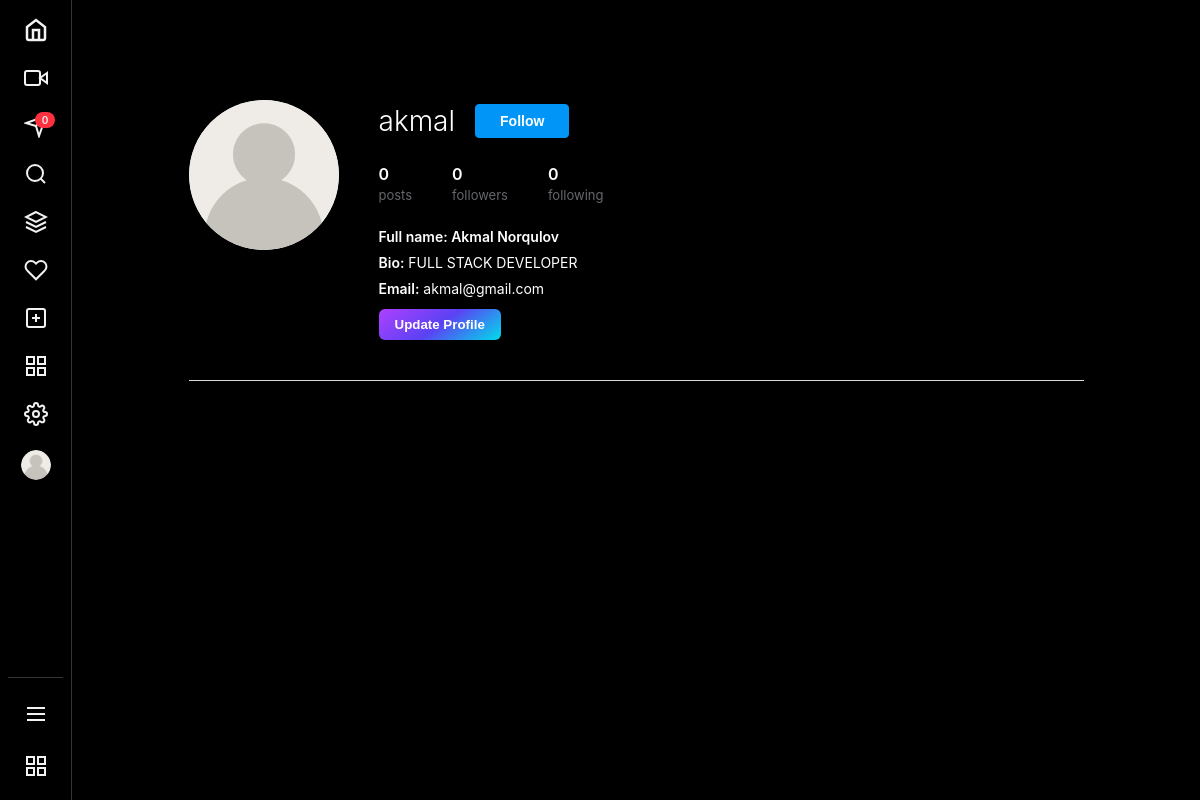
The app's page /users/profile/ (signed in), older data.
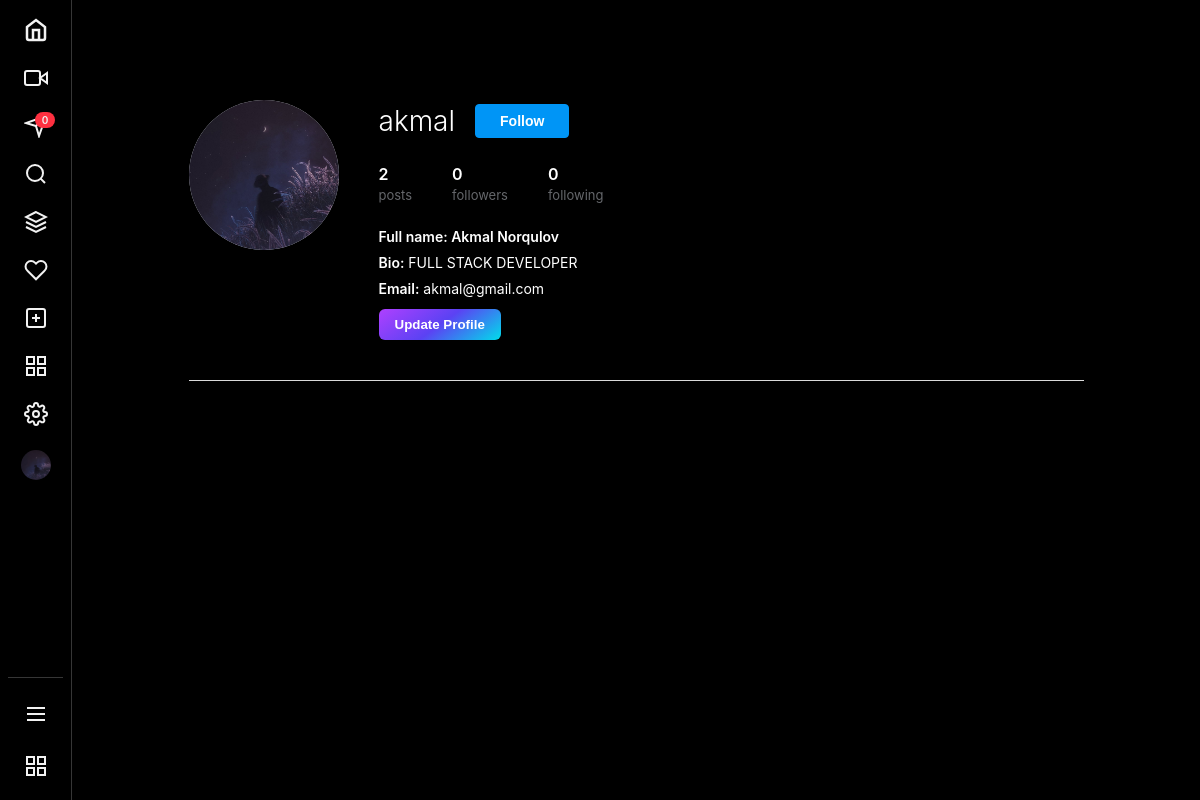
The same page, newer data.
### users/models.py (models this page shows, shortened)
class UserProfile(AbstractUser):
    bio = models.TextField(max_length=300, blank=True, null=True)
    profile_picture = models.ImageField(upload_to='profile_pictures/', blank=True, null=True, default='profile_pictures/user.png')

### users/views.py (the view)
# urls.py: path('profile/', ProfileView.as_view(), name='profile'),
@method_decorator(login_required, name='dispatch')
class ProfileView(View):
    def get(self, request):
        profile = request.user
        post_count = profile.instagram_posts.count()
        context = {
            'profile': profile,
            'post_count': post_count,
        }
        return render(request, 'users/profile.html', context)

### templates/users/profile.html (shortened to what this page needs)
{% extends 'base.html' %}
{% block content %}
<div class="profile-container">
    <div class="profile-header">
        <img src="{{ profile.profile_picture.url }}" alt="Profile Picture" class="profile-pic">
        <div class="profile-info">
            <div class="profile-header-top">
                <h1>{{ profile.username }}</h1>
                <button class="btn btn-primary">Follow</button>
            </div>
            <div class="profile-stats">
                <div class="stat">
                    <strong>{{ post_count }}</strong>
                    <span>posts</span>
                </div>
                <div class="stat">
                    <strong>0</strong>
                    <span>followers</span>
                </div>
                <div class="stat">
                    <strong>0</strong>
                    <span>following</span>
                </div>
            </div>
            <div class="profile-details">
                <p><strong>Full name: {{ profile.first_name }} {{ profile.last_name }}</strong></p>
                <p class="profile-bio">
                    <strong>Bio:</strong> {{ profile.bio }}
                </p>
                <p><strong>Email:</strong> {{ profile.email }}</p>
            </div>
            <a href="{% url 'users:profile_update' %}">
                <button class="update-btn" type="submit">
                    Update Profile
                </button>
            </a>
        </div>
    </div>
</div>
{% endblock %}

### templates/base.html (shortened to what the changed rows need)
{% load static %}
<html lang="en">
<head>
  <link rel="stylesheet" href="{% static 'css/nav-bar.css' %}">
</head>
<body>
  <div id="app">
    <nav class="sidebar">
      <ul class="sidebar-menu">
        <li class="menu-item">
          <a href="{% url 'users:profile' %}" class="menu-link">
            <img src="{{ request.user.profile_picture.url }}" class="profile-avatar" alt="User Profile Picture">
          </a>
        </li>
      </ul>
    </nav>
    <main class="main-content">
      {% block content %}
      {% endblock %}
    </main>
  </div>
</body>
</html>

Row changes from the older to the newer data that the page shows:
changed UserProfile "akmal": user.profile_picture: a different picture; profile_picture: a different picture
Text that changed along with them:
{{ post_count }}: "0" → "2"
